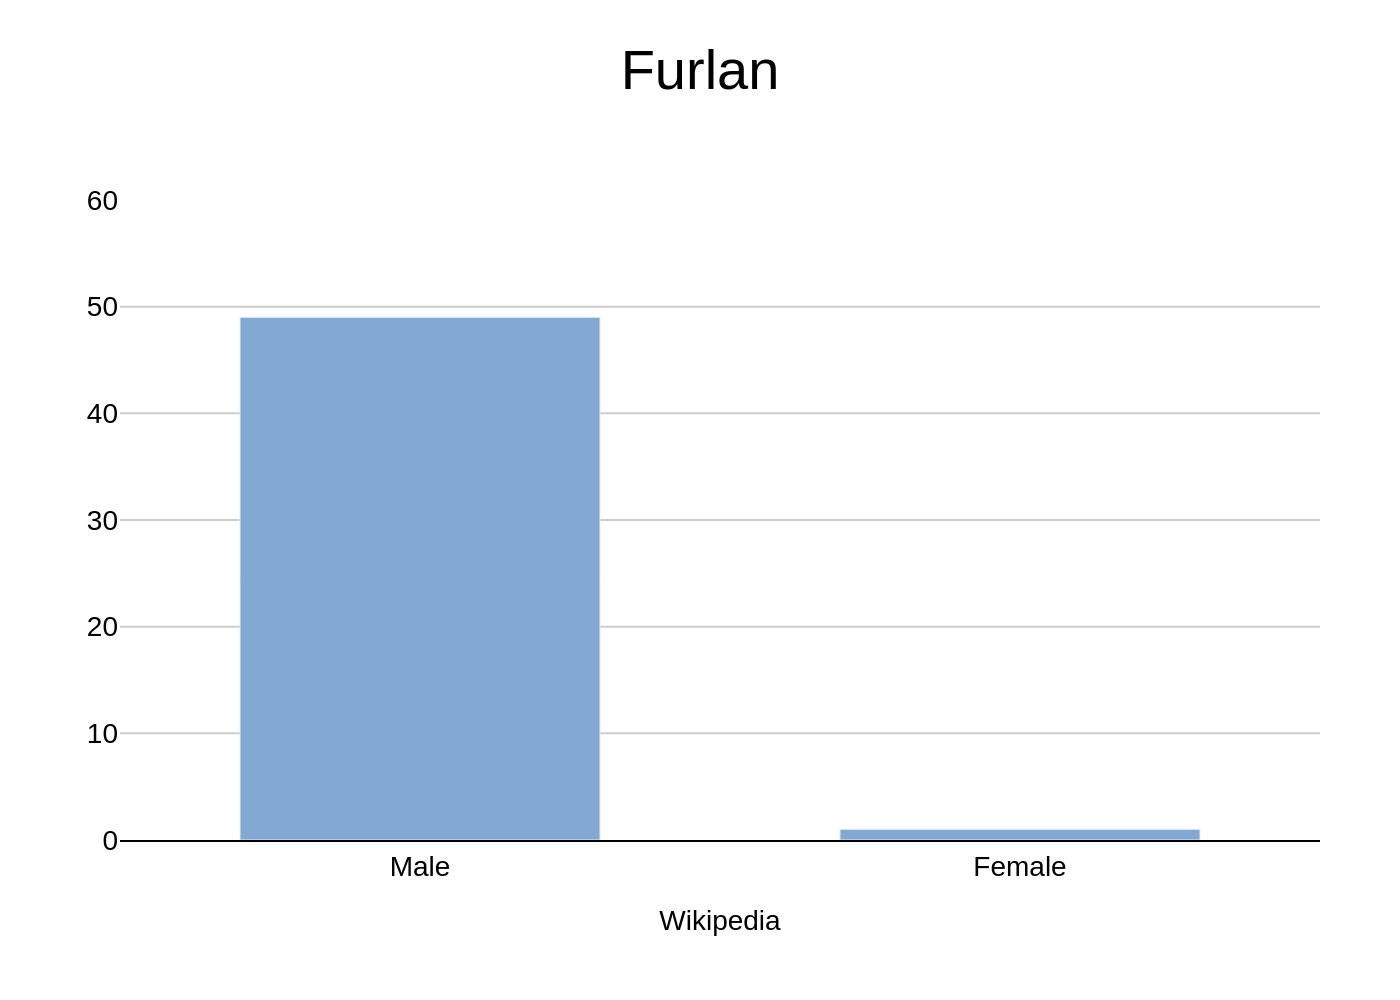

Recreate this plot in Python.
import sys
import json
import plotly.graph_objects as go

if len(sys.argv) != 2:
    print("Usage: python <script_name>.py <json_file_path>", file=sys.stderr)
    sys.exit(1)

json_path = sys.argv[1]

with open(json_path, 'r', encoding='utf-8') as f:
    chart_info = json.load(f)

fig = go.Figure()

fig.add_trace(go.Bar(
    x=[d['category'] for d in chart_info['chart_data']],
    y=[d['value'] for d in chart_info['chart_data']],
    marker=dict(color=chart_info['colors'][0]),
    width=0.6
))

fig.update_layout(
    title=dict(
        text=chart_info['texts']['title'],
        x=0.5,
        y=0.95,
        font=dict(size=28)
    ),
    xaxis=dict(
        title_text=chart_info['texts']['x_axis_title'],
        tickfont=dict(size=14),
        showline=True,
        linewidth=1,
        linecolor='black',
        showgrid=False,
        zeroline=False
    ),
    yaxis=dict(
        title_text=chart_info['texts']['y_axis_title'],
        range=[0, 60],
        dtick=10,
        tickfont=dict(size=14),
        showgrid=True,
        gridcolor='#cccccc',
        showline=False,
        zeroline=False
    ),
    font=dict(
        family="Arial",
        color="black"
    ),
    plot_bgcolor='white',
    paper_bgcolor='white',
    showlegend=False,
    margin=dict(t=100, b=80, l=60, r=40)
)

if '\\' in json_path:
    base_name = json_path.split('\\')[-1]
else:
    base_name = json_path.split('/')[-1]
    
output_filename = base_name.rsplit('.', 1)[0] + '.png'

fig.write_image(output_filename, scale=2)
